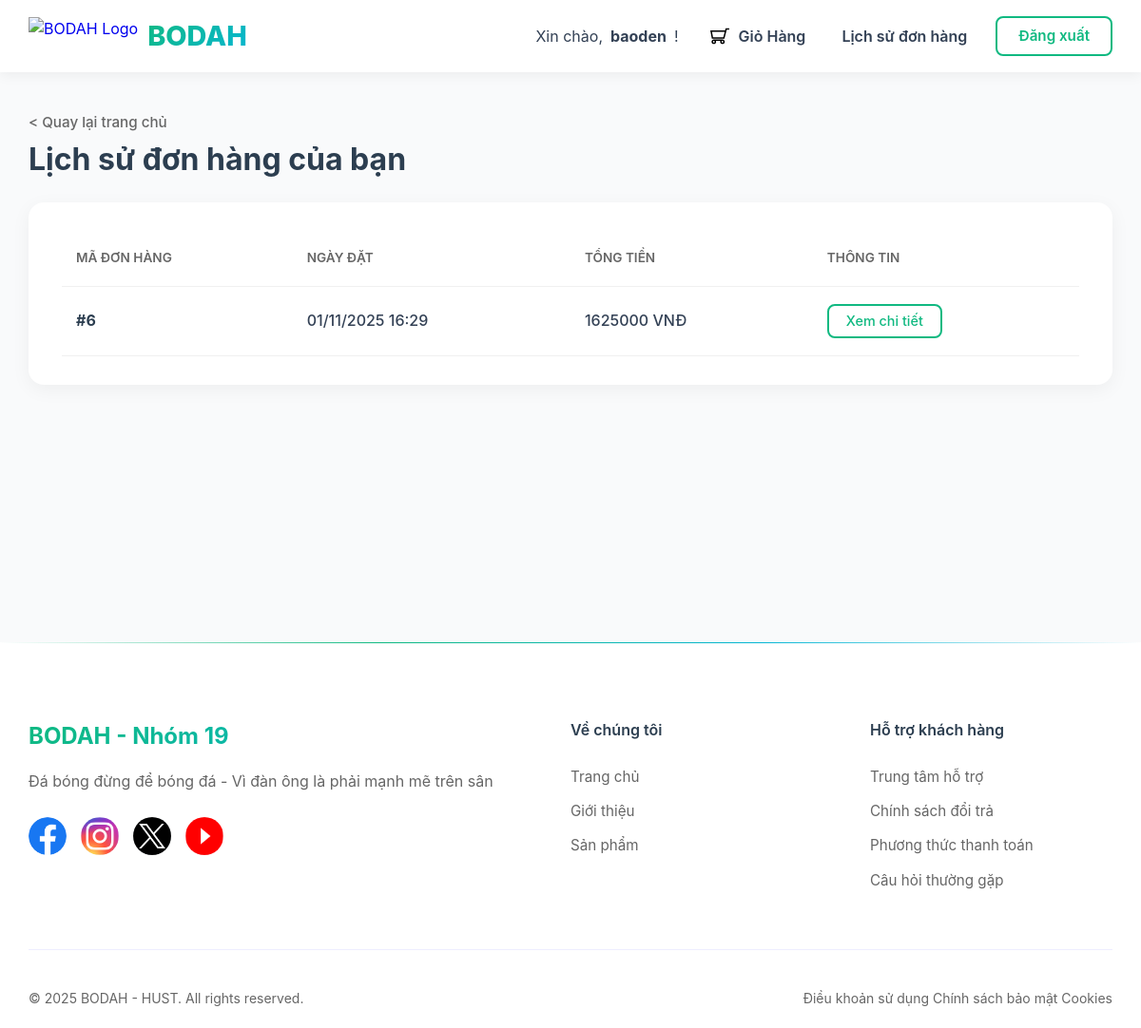
The app's page /order-history/ (signed in) with its own data.
### store/models.py (models this page shows, shortened)
class Order(models.Model):
    user = models.ForeignKey(User, on_delete=models.SET_NULL, null=True, blank=True)
    full_name = models.CharField(max_length=255)
    email = models.EmailField(max_length=255)
    phone = models.CharField(max_length=20)
    address = models.TextField()
    total_price = models.DecimalField(max_digits=10, decimal_places=0, help_text="Tổng tiền ban đầu")
    created_at = models.DateTimeField(auto_now_add=True)
    status = models.CharField(max_length=20, choices=ORDER_STATUS_CHOICES, default='Mới')
    voucher = models.ForeignKey(Voucher, on_delete=models.SET_NULL, null=True, blank=True)
    discount_amount = models.DecimalField(max_digits=10, decimal_places=0, default=0, help_text="Số tiền đã được giảm")

### users/views.py (the view)
# urls.py: path('order-history/', order_history_view, name='order_history'),
@login_required
def order_history_view(request):
    orders = Order.objects.filter(user=request.user).order_by('-created_at')
    context = {'orders': orders}
    return render(request, 'users/order_history.html', context)

### users/templates/users/order_history.html (shortened to what this page needs)
{% load static %}
<!DOCTYPE html>
<html lang="vi">
<head>
    <link rel="stylesheet" href="{% static 'css/store/header.css' %}">
    <link rel="stylesheet" href="{% static 'css/store/footer.css' %}">
    <link rel="stylesheet" href="{% static 'css/user/order_history.css' %}">
</head>
<body>
    {% include "layout/header.html" %}
    <main class="history-page">
        <div class="history-container">
            <div class="history-header">
                <a href="{% url 'home' %}" class="back-to-home-link"> &lt; Quay lại trang chủ</a>
                <h1>Lịch sử đơn hàng của bạn</h1>
            </div>
            {% if orders %}
                <div class="order-list-card">
                    <table class="order-table">
                        <thead>
                            <tr>
                                <th>Mã Đơn hàng</th>
                                <th>Ngày Đặt</th>
                                <th>Tổng tiền</th>
                                <th>Thông tin</th>
                            </tr>
                        </thead>
                        <tbody>
                            {% for order in orders %}
                                <tr>
                                    <td>#{{ order.id }}</td>
                                    <td>{{ order.created_at|date:"d/m/Y H:i" }}</td>
                                    <td>{{ order.total_price|floatformat:0 }} VNĐ</td>
                                    <td>
                                        <a href="{% url 'order_detail' order.id %}" class="btn-secondary">Xem chi tiết</a>
                                    </td>
                                </tr>
                            {% endfor %}
                        </tbody>
                    </table>
                </div>
            {% else %}
                <div class="no-orders-card">
                    <p>Bạn chưa có đơn hàng nào.</p>
                    <a href="{% url 'home' %}" class="btn-primary">Bắt đầu mua sắm</a>
                </div>
            {% endif %}
        </div>
    </main>
    {% include "layout/footer.html" %}
</body>
</html>

### store/templates/layout/header.html
{% load static %}
<header class="header">
    <div class="header-content">
        <div class="header-left">
            <a href="{% url 'home' %}" class="logo">
                <img src="{% static 'image/soccer.svg' %}" alt="BODAH Logo" class="logo-img">
                <span class="logo-text">BODAH</span>
            </a>
        </div>
        <div class="header-actions">
            {% if user.is_authenticated %}
                <span style="display: flex; align-items: center; gap: 8px;">
                    Xin chào, <strong>{{ user.username }}</strong>!
                    {% if user.is_staff %}
                        <a href="/admin/" class="action-link action-admin">ADMIN</a>
                    {% else %}
                        <a href="{% url 'cart_view' %}" class="action-link">
                            <img src="{% static 'image/cart_icon.svg' %}" alt="Cart" class="cart-img">
                            Giỏ Hàng
                        </a>
                        <a href="{% url 'order_history' %}" class="action-link history">Lịch sử đơn hàng</a>
                    {% endif %}
                </span>
                <a href="{% url 'logout' %}" class="btn-secondary">Đăng xuất</a>
            {% else %}
                <a href="{% url 'login' %}" class="btn-secondary">Đăng nhập</a>
                <a href="{% url 'register' %}" class="btn-primary">Đăng ký</a>
            {% endif %}
        </div>
    </div>
</header>

### static/css/store/header.css (style rules this page uses)
.header { background: #fff; padding: 15px 30px; box-shadow: 0 4px 12px rgba(0, 0, 0, 0.05); position: sticky; top: 0; z-index: 1000; }
.header-content { max-width: 1700px; margin: 0 auto; display: flex; justify-content: space-between; align-items: center; }
.header-left { display: flex; align-items: center; gap: 80px; }
.logo { display: flex; align-items: center; gap: 10px; text-decoration: none; }
.logo-img { height: 40px; width: auto; object-fit: contain; }
.logo-text { font-size: 1.8rem; font-weight: 800; background: linear-gradient(135deg, #10B981, #06B6D4); -webkit-background-clip: text; -webkit-text-fill-color: transparent; }
.header-actions { display: flex; align-items: center; gap: 15px; line-height: 1; }
.header-actions span { display: flex; align-items: center; line-height: 1.4; }
.header-actions a { display: flex; align-items: center; justify-content: center; box-sizing: border-box; text-decoration: none; height: 42px; padding: 0 22px; font-size: 0.95rem; font-weight: 600; border-radius: 8px; cursor: pointer; transition: all 0.3s ease; }
.header-actions .action-link { text-decoration: none; color: #334155; font-weight: 600; font-size: 1rem; padding: 10px 15px; border-radius: 8px; position: relative; transition: all 0.3s ease; }
.header-actions .action-link::after { content: ''; position: absolute; bottom: 5px; left: 50%; transform: translateX(-50%) scaleX(0); width: 70%; height: 3px; background: linear-gradient(90deg, #10B981, #06B6D4); border-radius: 2px; transition: transform 0.3s ease; }
.cart-img { width: 40px; height: 40px; padding: 10px; border-radius: 8px; transition: all 0.3s ease; position: relative; }
.btn-secondary { background: transparent; border: 2px solid #10B981; color: #10B981; }

### static/css/user/order_history.css (style rules this page uses)
* { margin: 0; padding: 0; box-sizing: border-box; }
body { font-family: -apple-system, BlinkMacSystemFont, 'Segoe UI', Roboto, Helvetica, Arial, sans-serif; background-color: #f9fafb; color: #334155; line-height: 1.6; margin: 0; }
.history-page { padding-bottom: 80px; min-height: 70vh; }
.history-container { max-width: 1200px; margin: 40px auto; padding: 0 30px; }
.history-header { margin-bottom: 20px; }
.history-header h1 { font-size: 2rem; font-weight: 700; color: #2c3e50; margin: 0 0 10px 0; }
.history-header .back-to-home-link { text-decoration: none; color: #666; font-weight: 500; font-size: 0.95rem; transition: color 0.3s ease; }
.order-list-card { background: #FFFFFF; border-radius: 16px; box-shadow: 0 5px 20px rgba(0, 0, 0, 0.05); padding: 10px 35px 30px 35px; overflow-x: auto; }
.order-table { width: 100%; border-collapse: collapse; margin-top: 20px; }
.order-table th, .order-table td { padding: 18px 15px; text-align: left; border-bottom: 1px solid #f0f0f0; }
.order-table th { font-size: 0.85rem; font-weight: 600; color: #666; text-transform: uppercase; }
.order-table td { font-weight: 500; color: #334155; }
.order-table td:first-child { font-weight: 700; color: #2c3e50; }
.order-table .btn-secondary { padding: 0 18px; height: 36px; line-height: 32px; font-size: 0.9rem; text-decoration: none; display: inline-block; border-radius: 8px; transition: all 0.3s ease; }

### records on screen
Order: id "6", created_at "01/11/2025 16:29", total_price "1625000"

### other values on screen
{{ user.username }} "baoden"
